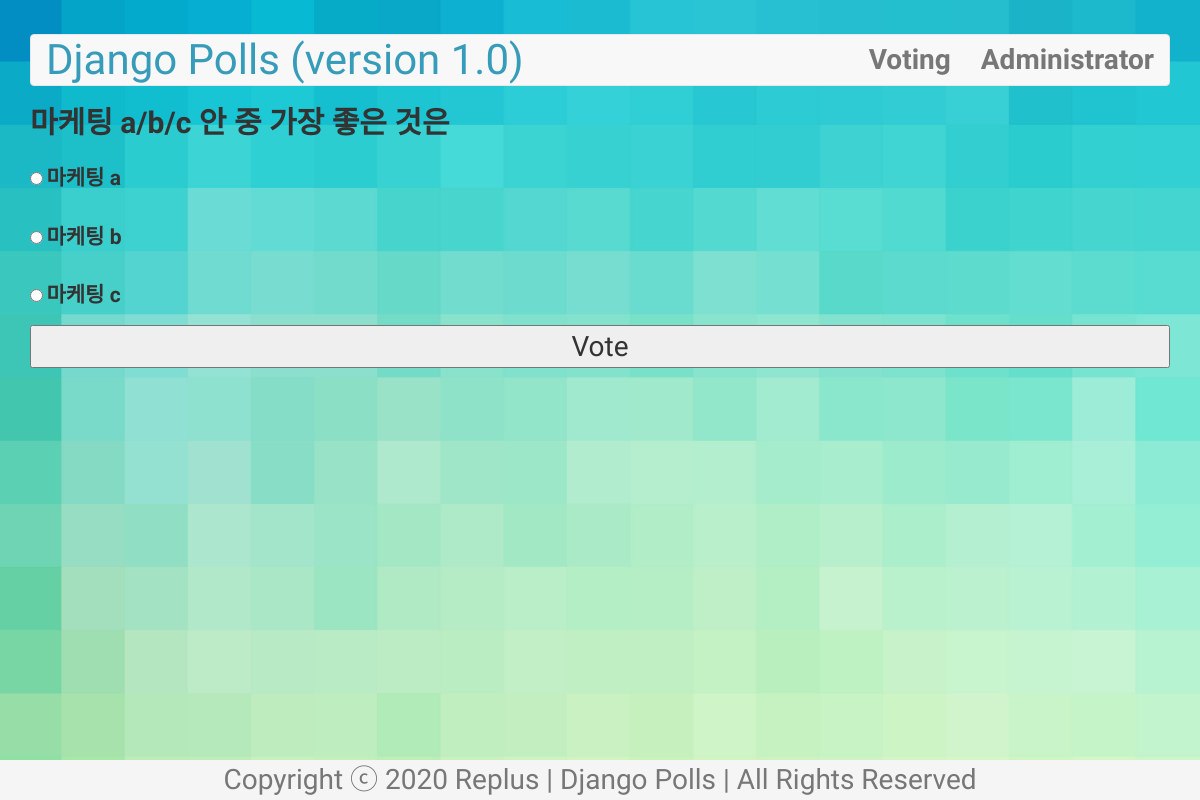
Page /polls/3/ on the earlier database version.
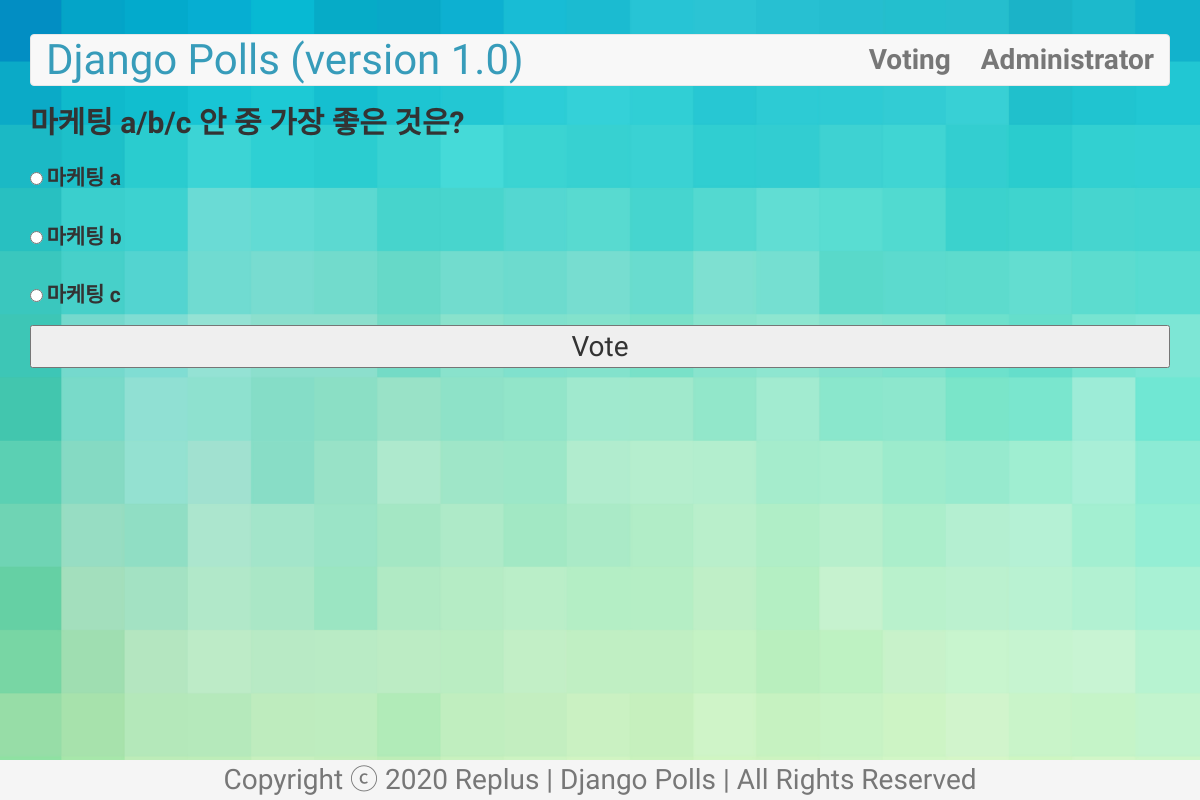
Same page on the later database version.
### polls/models.py (models this page shows, shortened)
class Question(models.Model): # DB Table for 설문조사 주제
    question_text = models.CharField(max_length=200) # 설문조사 주제 텍스트
    pub_date = models.DateTimeField('date published') # ‘date published’ : 관리자 페이지에서 보여질 항목명
    def was_published_recently(self):
        now = timezone.now()
        return now >= self.pub_date >= now - datetime.timedelta(days=1)
    was_published_recently.boolean = True
    was_published_recently.admin_order_field = 'pub_date'
    was_published_recently.short_description = 'Published recently?'

### polls/views.py (the view)
# urls.py: path('<int:question_id>/', views.detail, name='detail'),
def detail(request, question_id):
    q = get_object_or_404(Question, pk=question_id)
    return render(request, 'polls/detail.html', {'question': q})

### polls/templates/polls/detail.html (shortened to what this page needs)
{% extends 'polls/base.html' %}
{% block content %}
<h2>{{ question.question_text}}</h2>
<form action="{% url 'polls:vote' question.id %}" method="post">
    {% for choice in question.choice_set.all %}
      <input type="radio" name="choice_select" id="choice{{ forloop.counter }}" value="{{ choice.id }}">
      <label for="choice{{ forloop.counter }}">{{ choice.choice_text }}</label>
      <br>
    {% endfor %}
    <input type="submit" value="Vote">
</form>
{% endblock %}

Differences in the rows shown:
changed Question: question_text "마케팅 a/b/c 안 중 가장 좋은 것은" → "마케팅 a/b/c 안 중 가장 좋은 것은?"
